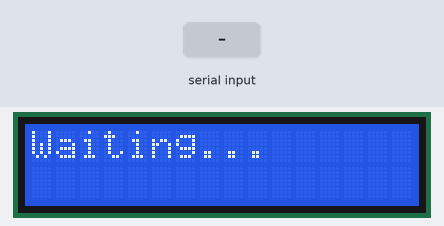
Bench run of a sketch on a simulated Arduino Uno, built with avr-gcc and run on an emulated ATmega328P. Shown: 16×2 character LCD. The test bench sets the inputs (shaded band).

Above: at 1.2 s.
1.3 s: "90,45\n" received over Serial
At 2.2 s:
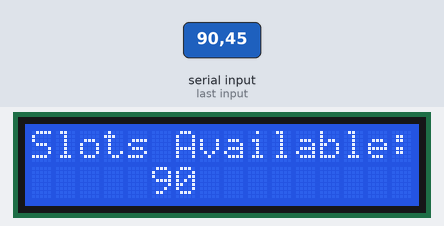
2.8 s: "30,150\n" received over Serial
At 3.4 s:
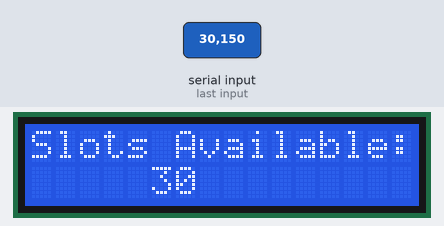
Timing chart, 0 to 5.8 s (numbered marks = the images above; inputs shaded):
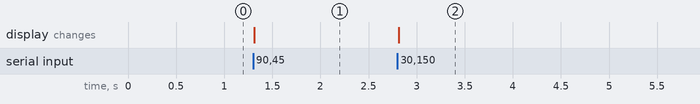

Measured:
- after the input at 1.3 s, the display: changes at once (image 1)
- after the input at 2.8 s, the display: changes at once (image 2)

The sketch:

LCD_diaplay_code.ino
```cpp
#include <LiquidCrystal.h>

// Define LCD pins
LiquidCrystal lcd(7, 6, 5, 4, 3, 2);

void setup() {
    Serial.begin(9600); // Start Serial Communication
    lcd.begin(16, 2);   // Initialize 16x2 LCD
    lcd.print("Waiting...");
}

void loop() {
    if (Serial.available() > 0) {
        String data = Serial.readStringUntil('\n'); // Read data from Python
        int availableSlots = data.toInt();  // Convert to integer

        lcd.clear();
        lcd.setCursor(0, 0);
        lcd.print("Slots Available:");
        lcd.setCursor(5, 1);
        lcd.print(availableSlots);  // Display number of slots
    }
}
```
